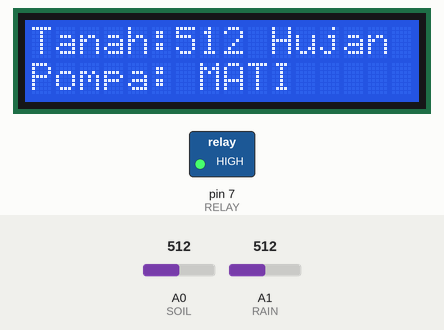
Simulated run of this sketch. Board: Arduino Uno, built with avr-gcc and run on an emulated ATmega328P. Shown: 16×2 character LCD, switched loads named in the sketch (green lamp = pin HIGH). The test bench sets the inputs (shaded band); at power-on: A1 (RAIN) = 512, A0 (SOIL) = 512.

Above: at 1.2 s.
1.3 s: A1 (RAIN) set to 586
3.3 s: A1 (RAIN) set to 616
At 5.4 s:
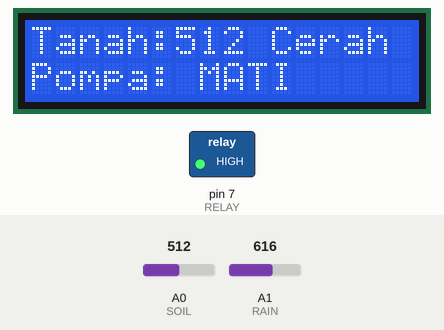
5.7 s: A0 (SOIL) set to 684
At 6.9 s:
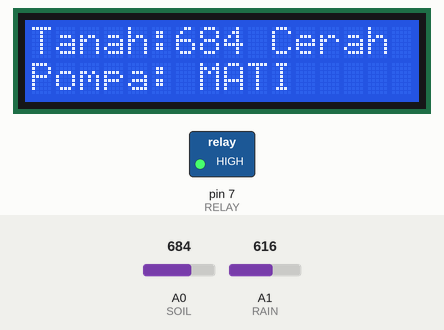
7.7 s: A0 (SOIL) set to 713
At 9.5 s:
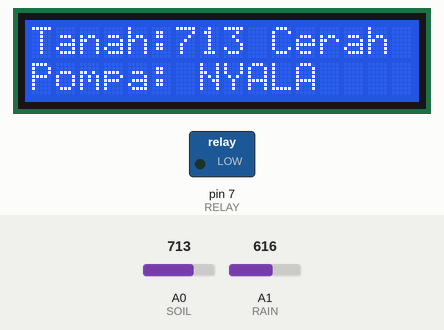
9.8 s: A0 (SOIL) set to 0
At 10.9 s:
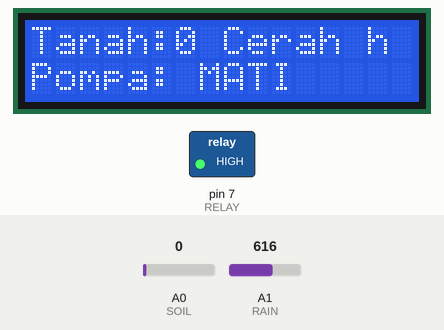
11.9 s: A1 (RAIN) set to 590
At 13.3 s:
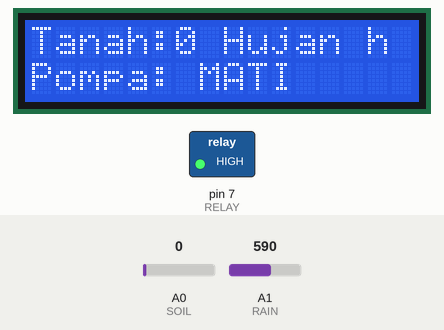
Timing chart, 0 to 14.9 s (numbered marks = the images above; inputs shaded):
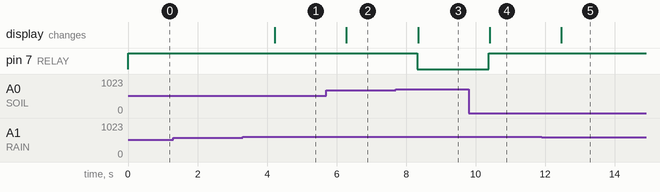

The sketch:

04_Penyiram_Tanaman_Pintar.ino
```cpp
#include <Wire.h>
#include <LiquidCrystal_I2C.h>

const int SOIL = A0;
const int RAIN = A1;
const int RELAY = 7;
const int BATAS_KERING = 700;
const int BATAS_HUJAN = 600;
LiquidCrystal_I2C lcd(0x27, 16, 2);

void setup() {
  pinMode(RELAY, OUTPUT);
  digitalWrite(RELAY, HIGH);
  lcd.init();
  lcd.backlight();
}

void loop() {
  int tanah = analogRead(SOIL);
  int hujan = analogRead(RAIN);
  bool tanahKering = tanah > BATAS_KERING;
  bool sedangHujan = hujan < BATAS_HUJAN;
  bool pompaNyala = tanahKering && !sedangHujan;

  digitalWrite(RELAY, pompaNyala ? LOW : HIGH);
  lcd.setCursor(0, 0);
  lcd.print("Tanah:");
  lcd.print(tanah);
  lcd.print(sedangHujan ? " Hujan " : " Cerah ");
  lcd.setCursor(0, 1);
  lcd.print(pompaNyala ? "Pompa: NYALA    " : "Pompa: MATI     ");
  delay(1000);
}
```

Measured:
- the behaviour switches between 599 and 600 on A1 (RAIN) (found by bisection; images 0 and 1)
- the behaviour switches between 700 and 701 on A0 (SOIL) (found by bisection; images 2 and 3)
- after the input at 1.3 s, every drawn part: stays the same
- after the input at 3.3 s, the display: changes after 0.92 s (image 1)
- after the input at 5.7 s, the display: changes after 0.58 s (image 2)
- after the input at 7.7 s, pin 7 (RELAY): HIGH → LOW after 0.62 s; the display: changes after 0.65 s (image 3)
- after the input at 9.8 s, pin 7 (RELAY): LOW → HIGH after 0.58 s; the display: changes after 0.61 s (image 4)
- after the input at 11.9 s, the display: changes after 0.57 s (image 5)
